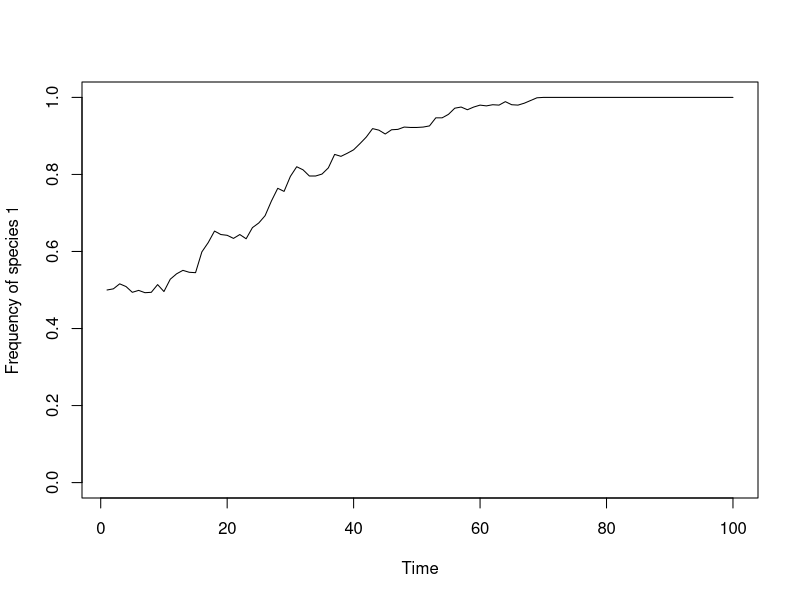

Write R code to recreate this figure.

J <- 1000
init.1 <- 0.5*J
COM <- vector(length = J)
COM[1:init.1] <- 1
COM[init.1 + 1:J] <- 2
num.year <- 100
year <- 2

freq.1.vec <- vector(length = num.year)
freq.1.vec[1] <- init.1/J

for (i in 1:(J*(num.year-1))) {
  freq.1 <- sum(COM == 1)/J
  Pr.1 <- freq.1
  COM[ceiling(J*runif(1))] <- sample(c(1,2), 1, prob = c(Pr.1, 1 - Pr.1))
  
  if (i %% J == 0) {
    freq.1.vec[year] <- sum(COM == 1)/J
    year <- year +1
  }
  
}

plot(1:num.year, freq.1.vec, type = "l", xlab = "Time",
     ylab = "Frequency of species 1", ylim = c(0,1))
